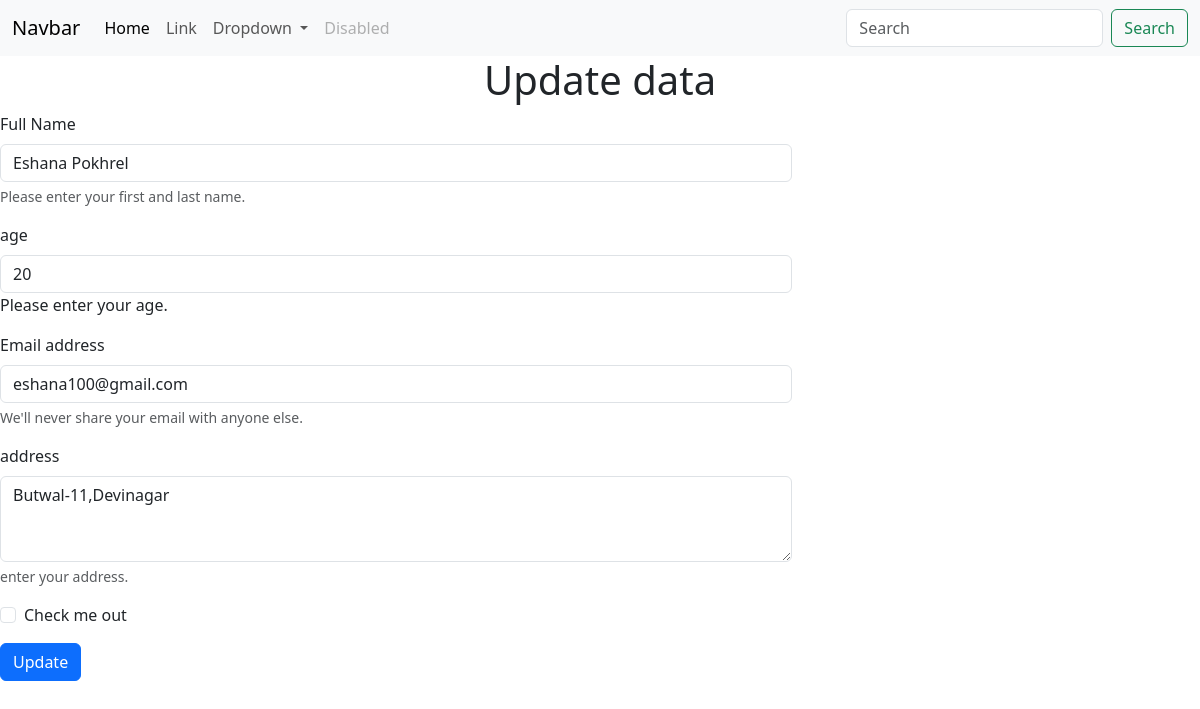
Screenshot of /edit/11 with the database file from the repository.
### crud_app/models.py (models this page shows)
class Student(models.Model):
        name=models.CharField(max_length=20)
        email=models.EmailField()
        age=models.IntegerField()
        address=models.TextField()
        isdelete = models. BooleanField (default = False)

### crud_app/views.py (the view, shortened to what this page needs)
# urls.py: path("edit/<int:id>",views.edit,name="edit"),
def edit(request,id):
    data=Student.objects.get(id=id)
    return render(request,'edit.html',{'data':data})

### crud_app/templates/edit.html (shortened to what this page needs)
<!DOCTYPE html>
<html lang="en">
<head>
        <link href="https://cdn.jsdelivr.net/npm/bootstrap@5.3.8/dist/css/bootstrap.min.css" rel="stylesheet">
</head>
<body>
    <nav class="navbar navbar-expand-lg bg-body-tertiary">
  <div class="container-fluid">
    <a class="navbar-brand" href="#">Navbar</a>
    <div class="collapse navbar-collapse" id="navbarSupportedContent">
      <ul class="navbar-nav me-auto mb-2 mb-lg-0">
        <li class="nav-item">
          <a class="nav-link active" aria-current="page" href="#">Home</a>
        </li>
        <li class="nav-item">
          <a class="nav-link" href="#">Link</a>
        </li>
        <li class="nav-item dropdown">
          <a class="nav-link dropdown-toggle" href="#" role="button" data-bs-toggle="dropdown" aria-expanded="false">
            Dropdown
          </a>
        </li>
        <li class="nav-item">
          <a class="nav-link disabled" aria-disabled="true">Disabled</a>
        </li>
      </ul>
      <form class="d-flex" role="search">
        <input class="form-control me-2" type="search" placeholder="Search" aria-label="Search"/>
        <button class="btn btn-outline-success" type="submit">Search</button>
      </form>
    </div>
  </div>
    </nav>
    <h1 class="text-center"> Update data</h1>
    <div class="comtainer">
        <div class="row">
            <div class="col-8">
                <form method="POST" action="{% url 'edit' data.id %}">
    <div class="mb-3">
    <label for="fullName" class="form-label">Full Name</label>
    <input name="name" type="text" value='{{data.name}} 'class="form-control" id="fullName" name="full_name" placeholder="Enter your full name">
    <div id="nameHelp" class="form-text">Please enter your first and last name.</div>
    </div>
    <div class="mb-3">
    <label for="age" class="form-label">age</label>
    <input name="age" type="integer" value='{{data.age}}' class="form-control" id="age">
    <div id="ageHelp" class="form-integer">Please enter your age.</div>
    </div>
    <div class="mb-3">
    <label for="exampleInputEmail1" class="form-label">Email address</label>
    <input name="email" type="email" value='{{data.email}}' class="form-control" id="exampleInputEmail1" aria-describedby="emailHelp">
    <div id="emailHelp" class="form-text">We'll never share your email with anyone else.</div>
    </div>
    <div class="mb-3">
    <label for="contactaddress" class="form-label">address</label>
    <textarea name="address"class="form-control"  id="contactaddress" name="address" rows="3" placeholder="Write your address here...">{{data.address}}</textarea>
    <div id="addressHelp" class="form-text">enter your address.</div>
    </div>
    <div class="mb-3 form-check">
    <input type="checkbox" class="form-check-input" id="exampleCheck1">
    <label class="form-check-label" for="exampleCheck1">Check me out</label>
    </div>
  <button type="submit" class="btn btn-primary">Update</button>
</form>
            </div>
        </div>
    </div>
</body>
</html>

### rows the page displays
Student: name "Eshana Pokhrel", age "20", email "eshana100@gmail.com", address "Butwal-11,Devinagar"
